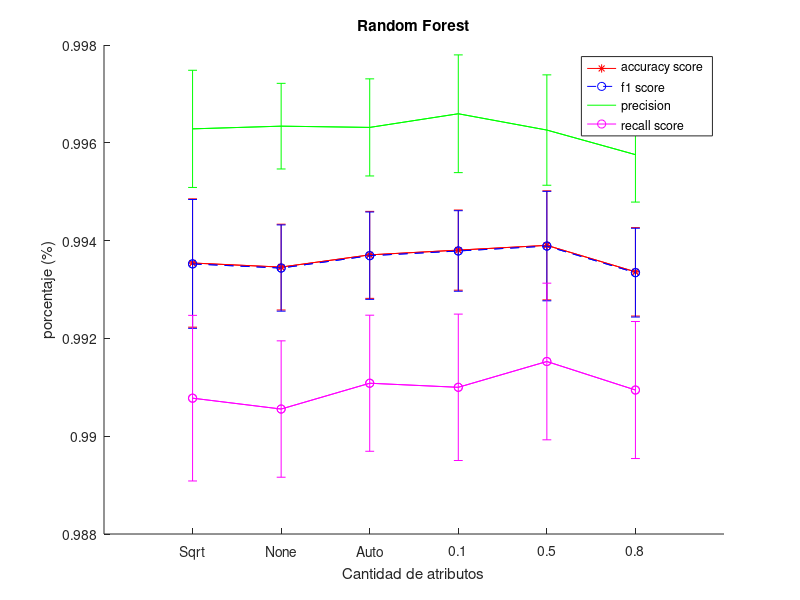

The MATLAB source for this figure:
% x = [110, 330, 551, 771, 991];
% accuracy_score = [0.99037499, 0.9895, 0.98955555, 0.98983332, 0.98930555];
% std_accuracy = [0.00100930750364, 0.00137939701029, 0.000726498451822, 0.00177297281243, 0.00146857651367]
% f1_score = [0.99037423, 0.98950663, 0.98955478, 0.98983063, 0.9893059];
% std_f1 = [0.00100046189538, 0.00137229917441, 0.000729085614726, 0.00177835783241, 0.00147254143643]
% precision = [0.99055873, 0.98896142, 0.98961196, 0.99002582, 0.98922428];
% std_prec = [0.00228262561321, 0.00223335671302, 0.00115466838027, 0.0018410987262, 0.00132496601677]
% recall_score = [0.99019444, 0.99005556, 0.9895, 0.98963889, 0.98938887];
% std_rec= [0.00118537742108, 0.00136535962823, 0.00144764517199, 0.00250632672309, 0.00197515284626]

% hold on
% plot(x,accuracy_score, '-r*')
% plot(x,f1_score, 'b--o')
% plot(x,precision, 'g')
% plot(x,recall_score, 'm-o')
% errorbar(x,accuracy_score, std_accuracy, '-r*')
% errorbar(x,f1_score, std_f1, 'b--o')
% errorbar(x,precision, std_prec, 'g')
% errorbar(x,recall_score, std_rec, 'm-o')
% hold off

% title('Decision Tree')
% xlabel('Profundidad')
% ylabel('porcentaje (%)')
% legend('accuracy score','f1 score', 'precision', 'recall score')
% xlim([100 1000])

% x = [1, 3, 5, 7, 9, 11];
% accuracy_score = [0.895625, 0.88565279, 0.87670832, 0.86911111, 0.86423611, 0.85968055];
% std_accuracy = [0.00262145669161, 0.00289412118594, 0.00339359266465, 0.00292736865169, 0.00359733116531, 0.0038359863405]
% f1_score = [0.89691254, 0.88703656, 0.87804756, 0.87049834, 0.86562616, 0.86114928];
% std_f1 = [0.00264731329699, 0.0029989642276, 0.0036709365593, 0.00306940067414, 0.00380045691495, 0.0038586554225]
% precision = [0.88598988, 0.87641978, 0.86856674, 0.86135604, 0.8568255, 0.85223506];
% std_prec = [0.00395489440006, 0.00368357761444, 0.00344441018876, 0.00332508526664, 0.00364475870806, 0.00455104815909]
% recall_score = [0.90813888, 0.89794444, 0.88777778, 0.8798611, 0.87463889, 0.87027777];
% std_rec= [0.00509334711321, 0.0056344481913, 0.00712651322468, 0.00539954696322, 0.00644186194907,0.00559981624485]

% hold on
% plot(x,accuracy_score, '-r*')
% plot(x,f1_score, 'b--o')
% plot(x,precision, 'g')
% plot(x,recall_score, 'm-o')
% errorbar(x,accuracy_score, std_accuracy, '-r*')
% errorbar(x,f1_score, std_f1, 'b--o')
% errorbar(x,precision, std_prec, 'g')
% errorbar(x,recall_score, std_rec, 'm-o')
% hold off

% xlim([0 12])
% title('KNN')
% xlabel('K')
% ylabel('porcentaje (%)')
% legend('accuracy score','f1 score', 'precision', 'recall score')


% x = [2,5,10,15,20];
% accuracy_score = [0.98831942,0.99318054,0.99354167,0.99476389,0.99466667];
% std_accuracy = [0.00128567940934,0.0007567728354,0.00131209526411,0.00085174941673,0.000896236163129];
% f1_score = [0.98822403,0.99316975,0.9935234,0.99475606,0.99465519];
% std_f1 = [0.00130278356917,0.000758779544071,0.00131740186959,0.000855171312896,0.00089993904288];
% precision = [0.99630139,0.9947361,0.99628514,0.99618469,0.99673701];
% std_prec = [0.00093285278844,0.00133981195696,0.00119810758131,0.000983313962527,0.000870059944429];
% recall_score = [0.9802778,0.9916111,0.99077777,0.99333333,0.99258335];
% std_rec= [0.00190839584259,0.00146354297033,0.00169331576267,0.00152144911453,0.00147013174461];

% hold on
% plot(x,accuracy_score, '-r*')
% plot(x,f1_score, 'b--o')
% plot(x,precision, 'g')
% plot(x,recall_score, 'm-o')
% errorbar(x,accuracy_score, std_accuracy, '-r*')
% errorbar(x,f1_score, std_f1, 'b--o')
% errorbar(x,precision, std_prec, 'g')
% errorbar(x,recall_score, std_rec, 'm-o')
% hold off

% xlim([0 22])
% title('Random Forest')
% xlabel('Cantidad de árboles')
% ylabel('porcentaje (%)')
% legend('accuracy score','f1 score', 'precision', 'recall score')


x = 1:6;
accuracy_score = [0.99354167,0.99345834,0.99370834,0.99380556,0.99390278,0.99336111];
std_accuracy = [0.00131209526411,0.000877196467389,0.000889423242557,0.000819788515655,0.00111535616894,0.00090393911681];
f1_score = [0.9935234,0.99343898,0.99369153,0.99378794,0.99388793,0.99334477];
std_f1 = [0.00131740186959,0.000881913715507,0.000893236695451,0.000823707722678,0.00111929645407,0.000907869840946];
precision = [0.99628514,0.99634043,0.99631485,0.99659393,0.99626071,0.99575803];
std_prec = [0.00119810758131,0.000875686437088,0.000992884364113,0.00120388594564,0.00112864146251,0.000970140949605];
recall_score = [0.99077777,0.99055554,0.99108334,0.991,0.99152777,0.99094446];
std_rec= [0.00169331576267,0.00139443536975,0.00139137657246,0.00149691658418,0.00160176455576,0.00140106163476];

hold on
plot(x,accuracy_score, '-r*')
set(gca, 'XTick',1:6, 'XTickLabel',{'Sqrt' 'None' 'Auto' '0.1' '0.5' '0.8'})
plot(x,f1_score, 'b--o')
set(gca, 'XTick',1:6, 'XTickLabel',{'Sqrt' 'None' 'Auto' '0.1' '0.5' '0.8'})
plot(x,precision, 'g')
set(gca, 'XTick',1:6, 'XTickLabel',{'Sqrt' 'None' 'Auto' '0.1' '0.5' '0.8'})
plot(x,recall_score, 'm-o')
set(gca, 'XTick',1:6, 'XTickLabel',{'Sqrt' 'None' 'Auto' '0.1' '0.5' '0.8'})
errorbar(x,accuracy_score, std_accuracy, '-r*')
set(gca, 'XTick',1:6, 'XTickLabel',{'Sqrt' 'None' 'Auto' '0.1' '0.5' '0.8'})
errorbar(x,f1_score, std_f1, 'b--o')
set(gca, 'XTick',1:6, 'XTickLabel',{'Sqrt' 'None' 'Auto' '0.1' '0.5' '0.8'})
errorbar(x,precision, std_prec, 'g')
set(gca, 'XTick',1:6, 'XTickLabel',{'Sqrt' 'None' 'Auto' '0.1' '0.5' '0.8'})
errorbar(x,recall_score, std_rec, 'm-o')
set(gca, 'XTick',1:6, 'XTickLabel',{'Sqrt' 'None' 'Auto' '0.1' '0.5' '0.8'})
hold off

%xlim([0 22])
title('Random Forest')
xlabel('Cantidad de atributos')
ylabel('porcentaje (%)')
legend('accuracy score','f1 score', 'precision', 'recall score')


% x = [22,44,66,88];
% accuracy_score = [0.96398612,0.99227778 , 0.99270834,0.99302777];
% std_accuracy = [0.00208244650774,0.000915403877859,0.000913395341788,0.0010932566314];
% f1_score = [0.96382441 ,0.99226647,0.99269813, 0.9930228];
% std_f1 = [0.00208178961687,0.000914636790262,0.000916068963616,0.0010940296815];
% precision = [0.96819515,0.99376301,0.99406897, 0.99374334];
% std_prec = [0.00300162165579,0.0017584995476,0.00127624785841,0.00155935423314];
% recall_score = [0.9595,0.99077779,0.99133334,0.99230556];
% std_rec= [0.0025573714564,0.00138219212228,0.00151534276796,0.00149613489713];

% hold on
% plot(x,accuracy_score, '-r*')
% plot(x,f1_score, 'b--o')
% plot(x,precision, 'g')
% plot(x,recall_score, 'm-o')
% errorbar(x,accuracy_score, std_accuracy, '-r*')
% errorbar(x,f1_score, std_f1, 'b--o')
% errorbar(x,precision, std_prec, 'g')
% errorbar(x,recall_score, std_rec, 'm-o')
% hold off

% xlim([20 90])
% title('PCA con RandomTrees')
% xlabel('alpha')
% ylabel('porcentaje (%)')
% legend('accuracy score','f1 score', 'precision', 'recall score')

% x = [22,44,66,88];
% accuracy_score = [0.93905556,0.98456943,0.98533335,0.98472224];
% std_accuracy = [0.00189091730977,0.00158047038444,0.00240818755177,0.00135656735933];
% f1_score = [0.93929783,0.98457939,0.98534642,0.9847285];
% std_f1 = [0.00189210939803,0.00158459106677,0.00240732872321,0.00135083007296];
% precision = [0.93558345 ,0.98391358,0.9844756 ,0.98435156];
% std_prec = [0.00296833963833,0.00182563020122,0.00275755426529,0.00226507259981];
% recall_score = [0.94305554,0.98524999,0.98622222,0.98511112];
% std_rec= [0.0033425870628,0.00234865946806,0.00271939136271,0.00195708791003];

% hold on
% plot(x,accuracy_score, '-r*')
% plot(x,f1_score, 'b--o')
% plot(x,precision, 'g')
% plot(x,recall_score, 'm-o')
% errorbar(x,accuracy_score, std_accuracy, '-r*')
% errorbar(x,f1_score, std_f1, 'b--o')
% errorbar(x,precision, std_prec, 'g')
% errorbar(x,recall_score, std_rec, 'm-o')
% hold off

% xlim([20 90])
% title('PCA con Decision Tree')
% xlabel('alpha')
% ylabel('porcentaje (%)')
% legend('accuracy score','f1 score', 'precision', 'recall score')


% x = 1:4;
% accuracy_score = [0.99455555,0.99323611,0.99037499,0.98533335];
% std_accuracy = [0.00114665899573,0.000760856466687,0.00100930750364,0.00240818755177];
% f1_score = [0.99454728,0.99323379,0.99037423, 0.98534642];
% std_f1 = [0.00114808481725, 0.000762693114496,0.00100046189538,0.00240732872321];
% precision = [0.99607279 ,0.99355253,0.99055873,0.9844756];
% std_prec = [0.00145135957533,0.000984655827231,0.00228262561321,0.00275755426529];
% recall_score = [0.99302777,0.99291665,0.99019444,0.98622222];
% std_rec= [0.00137465917234,0.00126228836424,0.00118537742108,0.00271939136271];

% hold on
% plot(x,accuracy_score, '-r*')
% set(gca, 'XTick',1:4, 'XTickLabel',{'Random Forest', 'Random Forest + PCA', 'Decision Tree', 'Decision Tree + PCA'})
% plot(x,f1_score, 'b--o')
% set(gca, 'XTick',1:4, 'XTickLabel',{'Random Forest', 'Random Forest + PCA', 'Decision Tree', 'Decision Tree + PCA'})
% plot(x,precision, 'g')
% set(gca, 'XTick',1:4, 'XTickLabel',{'Random Forest', 'Random Forest + PCA', 'Decision Tree', 'Decision Tree + PCA'})
% plot(x,recall_score, 'm-o')
% set(gca, 'XTick',1:4, 'XTickLabel',{'Random Forest', 'Random Forest + PCA', 'Decision Tree', 'Decision Tree + PCA'})
% errorbar(x,accuracy_score, std_accuracy, '-r*')
% set(gca, 'XTick',1:4, 'XTickLabel',{'Random Forest', 'Random Forest + PCA', 'Decision Tree', 'Decision Tree + PCA'})
% errorbar(x,f1_score, std_f1, 'b--o')
% set(gca, 'XTick',1:4, 'XTickLabel',{'Random Forest', 'Random Forest + PCA', 'Decision Tree', 'Decision Tree + PCA'})
% errorbar(x,precision, std_prec, 'g')
% set(gca, 'XTick',1:4, 'XTickLabel',{'Random Forest', 'Random Forest + PCA', 'Decision Tree', 'Decision Tree + PCA'})
% errorbar(x,recall_score, std_rec, 'm-o')
% set(gca, 'XTick',1:4, 'XTickLabel',{'Random Forest', 'Random Forest + PCA', 'Decision Tree', 'Decision Tree + PCA'})
% hold off

% xlim([0 22])
% title('Comparación entre los mejores clasificadores con y sin reducción')
% xlabel('Clasificador')
% ylabel('porcentaje (%)')
% legend('accuracy score','f1 score', 'precision', 'recall score')


% x = [110,220,330,440,551,661,771];
% accuracy_score = [0.99306944,0.99323611,0.99322221,0.99322223,0.99295833,0.99288889,0.99322222];
% std_accuracy = [ 0.00123985306323, 0.000760856466687,0.00109677335439,0.000775292975655,0.00118349997554,0.000947711376369, 0.00109150725495];
% f1_score = [ 0.99306279,0.99323379,0.99321613,0.99321761, 0.99295539 ,0.99288681,0.99321819];
% std_f1 = [0.00124002804521,0.000762693114496,0.0010981254355,0.000776867592901,0.00118391403442,0.000946992447119, 0.00109142832422];
% precision = [0.99404746,0.99355253, 0.9941017,0.99388174,0.99335841, 0.99319293, 0.99382807];
% std_prec = [0.00187766198779, 0.000984655827231,0.00130464623941,0.000996876866218,0.00161852672233, 0.00152271763374,0.00156118849858];
% recall_score = [ 0.99208333, 0.99291665,0.99233333,0.99255556, 0.99255555,0.99258333,0.99261113];
% std_rec= [0.00168164886409,0.00126228836424, 0.00136761376423,0.00120314459414,0.00173383628769, 0.0013780230296,0.00140655546357];

% hold on
% plot(x,accuracy_score, '-r*')
% plot(x,f1_score, 'b--o')
% plot(x,precision, 'g')
% plot(x,recall_score, 'm-o')
% errorbar(x,accuracy_score, std_accuracy, '-r*')
% errorbar(x,f1_score, std_f1, 'b--o')
% errorbar(x,precision, std_prec, 'g')
% errorbar(x,recall_score, std_rec, 'm-o')
% hold off

% xlim([100 800])
% title('PCA con Random Tree')
% xlabel('alpha')
% ylabel('porcentaje (%)')
% legend('accuracy score','f1 score', 'precision', 'recall score')

% x = [110,220,330,440,550,660,770];
% accuracy_score = [0.98494445,0.98279168,0.98254168,0.98143054,0.98275,0.98125001,0.98116668];
% std_accuracy = [0.0013639411624,0.00210218234642,0.0010319948622,0.00222398466236,0.00115503634229,0.00139166345102,0.00177885975771];
% f1_score = [0.98494654,0.98280349,0.98254598,0.98144555,0.98274426,0.98126874,0.98117988];
% std_f1 = [0.00136362448071,0.00209739109679,0.00102002153585,0.0022202976752,0.00116304557452,0.00138987221513,0.00178582692991];
% precision = [0.98481239 ,0.98214222,0.98234696,0.9806713,0.98304573,0.98029282,0.98045054];
% std_prec = [0.00176830611176,0.00280316911791,0.00218900742813,0.00247384428006,0.00107497228899,0.00190248725872,0.00212182645671];
% recall_score = [0.98508334,0.98347222,0.98275,0.98222223,0.98244444,0.98224999,0.98191669];
% std_rec= [0.00178752919372,0.0027195291669,0.00146170499144,0.00221524474045,0.00173383917143,0.00188173381776,0.00284487975192];

% hold on
% plot(x,accuracy_score, '-r*')
% plot(x,f1_score, 'b--o')
% plot(x,precision, 'g')
% plot(x,recall_score, 'm-o')
% errorbar(x,accuracy_score, std_accuracy, '-r*')
% errorbar(x,f1_score, std_f1, 'b--o')
% errorbar(x,precision, std_prec, 'g')
% errorbar(x,recall_score, std_rec, 'm-o')
% hold off

% xlim([100 800])
% title('PCA con Decision Tree')
% xlabel('alpha')
% ylabel('porcentaje (%)')
% legend('accuracy score','f1 score', 'precision', 'recall score')


% x = [110,330,551,771,991];
% accuracy_score = [0.46404168,0.54323611,0.55286111,0.55641667,0.58526389];
% std_accuracy = [0.0335245404853,0.0302338267105,0.0344464594823,0.0356713644033,0.0315338634611];
% f1_score = [0.39421178,0.47180335,0.47701509,0.46910755,0.54100384 ];
% std_f1 = [0.0638602590063,0.0503365131312,0.0469804522117,0.0713891728601,0.0449470432905];
% precision = [0.4494361,0.55983745,0.57436238,0.57890455,0.6044014];
% std_prec = [0.0533265739843,0.0391739157914,0.0497319502654,0.0450876154575,0.0384248558826];
% recall_score = [0.35266666,0.41202777, 0.40936112,0.39911112,0.49091667];
% std_rec= [0.0695153250117,0.0656961817017,0.0501570193468,0.0874409714,0.0524227922941];

% hold on
% plot(x,accuracy_score, '-r*')
% plot(x,f1_score, 'b--o')
% plot(x,precision, 'g')
% plot(x,recall_score, 'm-o')
% errorbar(x,accuracy_score, std_accuracy, '-r*')
% errorbar(x,f1_score, std_f1, 'b--o')
% errorbar(x,precision, std_prec, 'g')
% errorbar(x,recall_score, std_rec, 'm-o')
% hold off

% xlim([100 1000])
% title('LSA con Decision Tree')
% xlabel('alpha')
% ylabel('porcentaje (%)')
% legend('accuracy score','f1 score', 'precision', 'recall score')


% x = [110,330,551,771,991];
% accuracy_score = [ 0.4877639,0.54355556,0.52906945,0.5671111,0.63808334];
% std_accuracy = [0.0407403189743,0.0131052807376,0.0118600151133,0.0315674038985,0.0160156144469];
% f1_score = [0.35949244,0.4087064,0.37782182,0.44753547, 0.58332618];
% std_f1 = [0.0631556667526,0.0235258592165,0.0421519650427,0.0535540512334,0.0246103465883];
% precision = [0.47808562,0.58096835,0.55530512,0.61479844,0.68662963];
% std_prec = [0.0612462820781,0.0260699046735,0.0201191413771,0.0524889595618,0.0168431996];
% recall_score = [0.29038889,0.31619445,0.28838888,0.35241667, 0.50752779];
% std_rec= [0.0650721656213,0.0258802048442,0.045111796318,0.0494478858971,0.0305402476695];

% hold on
% plot(x,accuracy_score, '-r*')
% plot(x,f1_score, 'b--o')
% plot(x,precision, 'g')
% plot(x,recall_score, 'm-o')
% errorbar(x,accuracy_score, std_accuracy, '-r*')
% errorbar(x,f1_score, std_f1, 'b--o')
% errorbar(x,precision, std_prec, 'g')
% errorbar(x,recall_score, std_rec, 'm-o')
% hold off

% xlim([100 1000])
% title('LSA con Random Forest')
% xlabel('alpha')
% ylabel('porcentaje (%)')
% legend('accuracy score','f1 score', 'precision', 'recall score')
